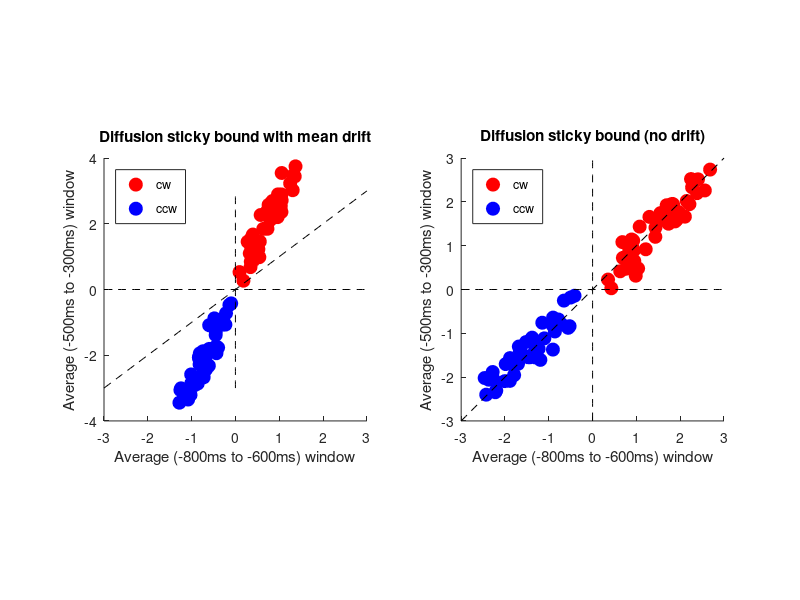

MATLAB code for this plot: (Note: this script raises an error after producing the figure.)
clear all; close all; clc;
% ==> directories
dataPath     = strcat('/home/thomas/Desktop/UTAustin/Goris/pfc_code/pfc_data');
drc = '../data/';

%% ==> accumulation bound panel

% ==> parameters ~~~~~~~~~~~~~~~~~~~~~~~~~~~~~~~~~~~~~~~~~~~~~~~~~~~~~~~~~~~~~~~

% => number of simulated trials
N = 500;
% => number of simulated timepoints
tm = 200;
% ==> bound
bnd = 10;

% ==> timepoints (like the one for Monkey F and session 1 in the physiology data)
t = linspace(-795,-45,200);

% get indices of timepoints closest to -500 and -300 ms
[~,il] = min(abs(t + 500)); %-500
[~,iu] = min(abs(t + 300)); %-300
% get indices of timepoints closest to -800 and -600 ms
[~,il2] = min(abs(t + 800)); %-800
[~,iu2] = min(abs(t + 600)); %-600

% ~~~~~~~~~~~~~~~~~~~~~~~~~~~~~~~~~~~~~~~~~~~~~~~~~~~~~~~~~~~~~~~~~~~~~~~~~~~~~~


% ==> figure 
figure(3); set(gcf,'Color','w'); set(gcf, 'Position',[675 461 932 501])

% ==> factor for prior offset in cw and ccw directions
for fc = 1:0.1:5

    % ==> prior offsets
    pr_cw  =  0.5 * fc;
    pr_ccw = -0.5 * fc;

    % ==> Gaussian random walk
    sens  = randn(N,tm);
    % ==> cummulative sum over time
    csens = cumsum(sens,2);

    % ==> csens with bound - two cases: with ccw prior or with cw prior offsets
    csensb_cw =  csens + pr_cw;
    csensb_ccw = csens + pr_ccw;

    % ==> set DV values for timepoints over trials that reach or exceed a bound
    % to the bound value (stickiness)
    % ==> cw prior ctx
    csensb_cw(csensb_cw >=  bnd) =  bnd;
    csensb_cw(csensb_cw <= -bnd) = -bnd;
    % ==> ccw prior ctx
    csensb_ccw(csensb_ccw >=  bnd) =  bnd;
    csensb_ccw(csensb_ccw <= -bnd) = -bnd;

    % ==> once a bnd has been reached at time t for a given trial, set the remaining DV values
    % starting from t+1 to the bound for that trial
    % ==> cw cases
    for i = 1:N
        bidx = find(csensb_cw(i,:) >=  bnd, 1, 'first');
        % => set to bound
        if ~isempty(bidx)
            csensb_cw(i,bidx:end) = bnd;
        end
    end
    for i = 1:N
        bidx = find(csensb_cw(i,:) <=  -bnd);
        bidx = min(bidx);
        % => set to bound
        if ~isempty(bidx)
            csensb_cw(i,bidx:end) = -bnd;
        end
    end
    % ==> ccw context cases
    for i = 1:N
        bidx = find(csensb_ccw(i,:) >=  bnd, 1, 'first');
        % => set to bound
        if ~isempty(bidx)
            csensb_ccw(i,bidx:end) = bnd;
        end
    end
    for i = 1:N
        bidx = find(csensb_ccw(i,:) <=  -bnd);
        bidx = min(bidx);
        % => set to bound
        if ~isempty(bidx)
            csensb_ccw(i,bidx:end) = -bnd;
        end
    end

    % figure(1); set(gcf,'Color','w'); set(gcf,'Position',[124 717 1682 245]);
    % subplot(1,5,1); 
    % hold on; hold all;
    % plot((csens + pr_cw)', 'color', [1,0.5,0.5,0.5]);     ylim([-bnd - 10, bnd + 10]);
    % plot(1:t,repmat( bnd,tm), 'r--', 'linewidth', 4);
    % plot(1:t,repmat(-bnd,tm), 'b--', 'linewidth', 4);
    % title('cw prior ctx')
    % subplot(1,5,2); 
    % hold on; hold all;
    % plot((csens + pr_ccw)', 'color', [0.5,0.5,1,0.5]);     ylim([-bnd - 10, bnd + 10]);
    % plot(1:t,repmat( bnd,tm), 'r--', 'linewidth', 4);
    % plot(1:t,repmat(-bnd,tm), 'b--', 'linewidth', 4);
    % title('ccw prior ctx')
    %  
    % subplot(1,5,3); 
    % hold on; hold all;
    % plot(1:t,repmat( bnd,tm), 'r--', 'linewidth', 4);
    % plot(1:t,repmat(-bnd,tm), 'b--', 'linewidth', 4);
    % plot(csensb_cw', 'color', [1,0.5,0.5,0.5]);     ylim([-bnd - 10, bnd + 10]);
    % title('cw prior ctx')
    % subplot(1,5,4); 
    % hold on; hold all;
    % plot(1:t,repmat( bnd,tm), 'r--', 'linewidth', 4);
    % plot(1:t,repmat(-bnd,tm), 'b--', 'linewidth', 4);
    % plot(csensb_ccw', 'color', [0.5,0.5,1,0.5]);     ylim([-bnd - 10, bnd + 10]);
    % title('ccw prior ctx')
    % 
    % subplot(1,5,5);
    % plot(mean(csensb_cw,1),'linewidth',1, 'color',  [1,0.5,0.5,0.5]);
    % hold on; hold all;
    % plot(mean(csensb_ccw,1),'linewidth',1, 'color', [0.5,0.5,1,0.5]);
    % ylabel('Average signed DV (acc. bound)')
    % xlabel('Time')
    % title('Average over trials')

    % ~~~~~~~~~~~~~~~~~~~~~~~~~~~~~~~~~~~~~~~~~~~~~~~~~~~~~~~~~~~~~~~~~~~~~~~~~~~~~~~~~~~~~~~~
    %==> case with a bias that grows linearly with t (mean drift)

    pr_cw_d =   fc*(0:(tm-1))/(0.5*tm);
    pr_ccw_d = -fc*(0:(tm-1))/(0.5*tm);

    % ==> csens with bound - two cases: with ccw prior or with cw prior
    csensb_cw_d =  csens + repmat(pr_cw_d, [N,1]);
    csensb_ccw_d = csens + repmat(pr_ccw_d,[N,1]);

    % ==> set DV values for timepoints over trials that reach or exceed a bound
    % to the bound value.
    % ==> cw prior ctx
    csensb_cw_d(csensb_cw_d >=  bnd) =  bnd;
    csensb_cw_d(csensb_cw_d <= -bnd) = -bnd;
    % ==> ccw prior ctx
    csensb_ccw_d(csensb_ccw_d >=  bnd) =  bnd;
    csensb_ccw_d(csensb_ccw_d <= -bnd) = -bnd;

    % ==> once a bnd has been reached at time t for a given trial, set the remaining DV values
    % starting from t+1 to the bound for that trial
    % ==> cw cases
    % ==> once a bnd has been reached at time t for a given trial, set the remaining DV values
    % starting from t+1 to the bound for that trial
    % ==> cw cases
    for i = 1:N
        bidx = find(csensb_cw_d(i,:) >=  bnd, 1, 'first');
        % => set to bound
        if ~isempty(bidx)
            csensb_cw_d(i,bidx:end) = bnd;
        end
    end
    for i = 1:N
        bidx = find(csensb_cw_d(i,:) <=  -bnd);
        bidx = min(bidx);
        % => set to bound
        if ~isempty(bidx)
            csensb_cw_d(i,bidx:end) = -bnd;
        end
    end
    % ==> ccw context cases
    for i = 1:N
        bidx = find(csensb_ccw_d(i,:) >=  bnd, 1, 'first');
        % => set to bound
        if ~isempty(bidx)
            csensb_ccw_d(i,bidx:end) = bnd;
        end
    end
    for i = 1:N
        bidx = find(csensb_ccw_d(i,:) <=  -bnd);
        bidx = min(bidx);
        % => set to bound
        if ~isempty(bidx)
            csensb_ccw_d(i,bidx:end) = -bnd;
        end
    end

    % figure(2); set(gcf,'Color','w'); set(gcf,'Position',[124 717 1682 245]);
    % subplot(1,5,1); 
    % hold on; hold all;
    % plot((csens + repmat(pr_cw_d, [N,1]))', 'color', [1,0.5,0.5,0.5]);     ylim([-bnd - 10, bnd + 10]);
    % plot(1:t,repmat( bnd,tm), 'r--', 'linewidth', 4);
    % plot(1:t,repmat(-bnd,tm), 'b--', 'linewidth', 4);
    % title('cw prior ctx')
    % subplot(1,5,2); 
    % hold on; hold all;
    % plot((csens + repmat(pr_ccw_d, [N,1]))', 'color', [0.5,0.5,1,0.5]);     ylim([-bnd - 10, bnd + 10]);
    % plot(1:t,repmat( bnd,tm), 'r--', 'linewidth', 4);
    % plot(1:t,repmat(-bnd,tm), 'b--', 'linewidth', 4);
    % title('ccw prior ctx')
    %  
    % subplot(1,5,3); 
    % hold on; hold all;
    % plot(1:t,repmat( bnd,tm), 'r--', 'linewidth', 4);
    % plot(1:t,repmat(-bnd,tm), 'b--', 'linewidth', 4);
    % plot(csensb_cw_d', 'color', [1,0.5,0.5,0.5]);     ylim([-bnd - 10, bnd + 10]);
    % title('cw prior ctx')
    % subplot(1,5,4); 
    % hold on; hold all;
    % plot(1:t,repmat( bnd,tm), 'r--', 'linewidth', 4);
    % plot(1:t,repmat(-bnd,tm), 'b--', 'linewidth', 4);
    % plot(csensb_ccw_d', 'color', [0.5,0.5,1,0.5]);     ylim([-bnd - 10, bnd + 10]);
    % title('ccw prior ctx')
    % 
    % subplot(1,5,5);
    % plot(mean(csensb_cw_d,1),'linewidth',1, 'color',  [1,0.5,0.5,0.5]);
    % hold on; hold all;
    % plot(mean(csensb_ccw_d,1),'linewidth',1, 'color', [0.5,0.5,1,0.5]);
    % ylabel('Average signed DV (acc. bound)')
    % xlabel('Time')
    % title('Average over trials')

    % ==> drifting prior expectation
    % => time window 1
    csensb_ccw_d_mu =  mean(mean(csensb_ccw_d(:,il:iu),1),2);
    csensb_cw_d_mu  =  mean(mean(csensb_cw_d(:, il:iu),1),2);
    % => time window 2
    csensb_ccw_d_mu2 = mean(mean(csensb_ccw_d(:,il2:iu2),1),2);
    csensb_cw_d_mu2  = mean(mean(csensb_cw_d(:, il2:iu2),1),2);

    % ==> fixed prior expectation
    % => time window 1
    csensb_ccw_mu =  mean(mean(csensb_ccw(:,il:iu),1),2);
    csensb_cw_mu  =  mean(mean(csensb_cw(:, il:iu),1),2);
    % => time window 2
    csensb_ccw_mu2 = mean(mean(csensb_ccw(:,il2:iu2),1),2);
    csensb_cw_mu2  = mean(mean(csensb_cw(:, il2:iu2),1),2);

    subplot(1,2,1);
    hold on; hold all;
    % scatter(csensb_cw_d_mu2 - csensb_ccw_d_mu2, csensb_cw_d_mu - csensb_ccw_d_mu,  90, 'ko'); %,'markerfacecolor', 'b', 'markeredgecolor', 'b')
    scatter(csensb_cw_d_mu2,  csensb_cw_d_mu,     90, 'o','markerfacecolor', 'r', 'markeredgecolor', 'r')
    scatter(csensb_ccw_d_mu2,  csensb_ccw_d_mu,   90, 'o','markerfacecolor', 'b', 'markeredgecolor', 'b')
    axis equal;
    subplot(1,2,2);
    hold on; hold all;
    % scatter(csensb_cw_mu2 - csensb_ccw_mu2,     csensb_cw_mu - csensb_ccw_mu, 90,  'ko'); %,'markerfacecolor', 'b', 'markeredgecolor', 'b')
    scatter(csensb_cw_mu2,    csensb_cw_mu,    90,  'o','markerfacecolor', 'r', 'markeredgecolor', 'r')
    scatter(csensb_ccw_mu2,    csensb_ccw_mu,  90,  'o','markerfacecolor', 'b', 'markeredgecolor', 'b')
    axis equal;

    fprintf('completed plotting for prior offset factor %d...\n',fc)

end

subplot(1,2,1);
hold on; hold all;
plot(-3:0.1:3,-3:0.1:3,'k--')
plot(-3:0.1:3,zeros([1,length(-3:0.1:3)]),'k--')
plot(zeros([1,length(-3:0.1:3)]),-3:0.1:3,'k--')
axis equal; axis square;
xlabel('Average (-800ms to -600ms) window')
ylabel('Average (-500ms to -300ms) window')
legend('cw', 'ccw', 'Location', 'NorthWest')
title('Diffusion sticky bound with mean drift')
drawnow;

subplot(1,2,2);
hold on; hold all;
plot(-3:0.1:3,-3:0.1:3,'k--')
plot(-3:0.1:3,zeros([1,length(-3:0.1:3)]),'k--')
plot(zeros([1,length(-3:0.1:3)]),-3:0.1:3,'k--')
axis equal; axis square;
xlabel('Average (-800ms to -600ms) window')
ylabel('Average (-500ms to -300ms) window')
legend('cw', 'ccw', 'Location', 'NorthWest')
title('Diffusion sticky bound (no drift)')
drawnow;

%%
close all; clc;

figure(); set(gcf,'Color','w');

% => cw cases
Fmu_cw_lo = nan(13,2);
Fmu_cw_hi = nan(13,2);

Jmu_cw_lo = nan(16,2);
Jmu_cw_hi = nan(16,2);

% => ccw cases
Fmu_ccw_lo = nan(13,2);
Fmu_ccw_hi = nan(13,2);

Jmu_ccw_lo = nan(16,2);
Jmu_ccw_hi = nan(16,2);

% ==> for storing all neutral DV trajectories
% => cw cases
F_cw_lo = nan(13,200);
F_cw_hi = nan(13,200);
J_cw_lo = nan(16,200);
J_cw_hi = nan(16,200);

% => ccw cases
F_ccw_lo = nan(13,200);
F_ccw_hi = nan(13,200);
J_ccw_lo = nan(16,200);
J_ccw_hi = nan(16,200);

% ==> store individual trial values
% ==> context cw (ctx == 1)
vcwlosF = [];
% ==> context ccw (ctx == 1)
vccwlosF = [];    
% ==> context cw (ctx == 1)
vcwhisF = [];
% ==> context ccw (ctx == 1)
vccwhisF = [];     

% ==> store individual trial values
% ==> context cw (ctx == 1)
vcwlosJ = [];
% ==> context ccw (ctx == 1)
vccwlosJ = [];    
% ==> context cw (ctx == 1)
vcwhisJ = [];
% ==> context ccw (ctx == 1)
vccwhisJ = [];     

% ==> store raw DV averages
J_cw_lo_raw_DVs = [];
J_cw_hi_raw_DVs = [];
J_ccw_lo_raw_DVs = [];
J_ccw_hi_raw_DVs = [];

% ==> store raw DV averages
F_cw_lo_raw_DVs = [];
F_cw_hi_raw_DVs = [];
F_ccw_lo_raw_DVs = [];
F_ccw_hi_raw_DVs = [];

% ==> what is the session
for iSfln = 1:29 

    % ~~~~~~~~~~~~~~~~~~~~~~~~~~~~~~~~~~~~~~~~~~~~~~~~~~~~~~~~~~~~~~~~~~~~~~~~~~~~~~~~~~~~~
    % params: matrix with the model parameters [trial x parameter]
    params = load([drc,'trial_DV_params_iS_',num2str(iSfln),'.mat']);
    params = params.ps_cat;
    fprintf('Finished loading matrix with the model parameters for iS = %d... \n',iSfln)
    % ~~~~~~~~~~~~~~~~~~~~~~~~~~~~~~~~~~~~~~~~~~~~~~~~~~~~~~~~~~~~~~~~~~~~~~~~~~~~~~~~~~~~~

    % ~~~~~~~~~~~~~~~~~~~~~~~~~~~~~~~~~~~~~~~~~~~~~~~~~~~~~~~~~~~~~~~~~~~~~~~~~~~~~~~~~~~~~
    % dvs are model predicted DV trajectories [trial x time] (Category DVs)
    dvs = load([drc,'trial_DV_traj_iS_',num2str(iSfln),'.mat']);
    dvs = dvs.dv_cat;
    fprintf('Finished loading model predicted DV trajectories (Categorical DVs) for iS = %d... \n',iSfln)
    % ~~~~~~~~~~~~~~~~~~~~~~~~~~~~~~~~~~~~~~~~~~~~~~~~~~~~~~~~~~~~~~~~~~~~~~~~~~~~~~~~~~~~~

    % ==> load session data
    if iSfln > 9
        load([dataPath,'/dataSet_',num2str(iSfln),'.mat']);
    elseif iSfln <= 9
        load([dataPath,'/dataSet_0',num2str(iSfln),'.mat']);
    end
    timeSac = S.dec.timeSac;
    % Set time boundaries
    fitTimeSacBegin = -800;  % in ms, relative to saccade onset
    fitTimeSacEnd   = -50;
    [~, sacBegin] = min(abs(timeSac - fitTimeSacBegin));
    [~, sacEnd]   = min(abs(timeSac - fitTimeSacEnd));

    % time intervals
    t = linspace(timeSac(sacBegin),timeSac(sacEnd),size(dvs,2));

    % ==> note: the t range is different for F and JP
    % => for F the range is   -795 -> -45
    % => for JP the range is  -790 -> -40
    
    % get indices of timepoints closest to -500 and -300 ms
    [~,il] = min(abs(t + 500)); %-500
    [~,iu] = min(abs(t + 300)); %-300
    % get indices of timepoints closest to -800 and -600 ms
    [~,il2] = min(abs(t + 800)); %-800
    [~,iu2] = min(abs(t + 600)); %-600

    % ==> choice
    cho = S.beh.choiceCat;
    % ==> context, contrast, orientation indicator variables
    ctx = S.exp.taskContext; ctr = S.exp.stimContrast; ori = S.exp.stimOriDeg;
    % x axis is orientation (the values differ for FN and JP!). Use unique values
    or = unique(ori)'; cx = unique(ctx)'; cr = unique(ctr)';
    
    % indices
    idxcwlo =  (ori == 0) & (ctx == cx(2)) & (ctr == cr(1));
    idxccwlo = (ori == 0) & (ctx == cx(1)) & (ctr == cr(1));
    
    idxcwhi =  (ori == 0) & (ctx == cx(2)) & (ctr == cr(2));
    idxccwhi = (ori == 0) & (ctx == cx(1)) & (ctr == cr(2));    
    
    % ==> context cw (ctx == 1)
    vcwlo = dvs(idxcwlo,:);
    % ==> context ccw (ctx == 1)
    vccwlo = dvs(idxccwlo,:);    
    % ==> context cw (ctx == 1)
    vcwhi = dvs(idxcwhi,:);
    % ==> context ccw (ctx == 1)
    vccwhi = dvs(idxccwhi,:);                   
    
    % ==> true dcCalAll (raw) values
    dvs_raw = S.dec.dvCatAll;
    
    
    subplot(5,6,iSfln);
    hold on; hold all;    
    plot(t,mean(vcwlo,1),  'r:');
    plot(t,mean(vccwlo,1), 'b:');
    plot(t,mean(vcwhi,1),  'r-');
    plot(t,mean(vccwhi,1), 'b-');    
    ylim([-1,1]);
    drawnow;

    % => if Monkey F
    if iSfln <= 13
        % ==> store averages in two time windows
        % => lo contrast       
        Fmu_cw_lo(iSfln,:) = [mean(mean(vcwlo(:,il2:iu2),1),2), mean(mean(vcwlo(:,il:iu),1),2)];
        % => hi contrast
        Fmu_cw_hi(iSfln,:) = [mean(mean(vcwhi(:,il2:iu2),1),2), mean(mean(vcwhi(:,il:iu),1),2)];        
        % => lo contrast
        Fmu_ccw_lo(iSfln,:) = [mean(mean(vccwlo(:,il2:iu2),1),2), mean(mean(vccwlo(:,il:iu),1),2)];
        % => hi contrast
        Fmu_ccw_hi(iSfln,:) = [mean(mean(vccwhi(:,il2:iu2),1),2), mean(mean(vccwhi(:,il:iu),1),2)];    
        
        % ==> store average DV trajectories        
        F_cw_lo(iSfln,:) = mean(vcwlo,1);    
        F_cw_hi(iSfln,:) = mean(vcwhi,1);  
        F_ccw_lo(iSfln,:) = mean(vccwlo,1);    
        F_ccw_hi(iSfln,:) = mean(vccwhi,1);  
        
        % ==> store averages of raw DVs 
        F_cw_lo_raw_DVs(iSfln,:)  = mean(dvs_raw(idxcwlo,:),1);
        F_cw_hi_raw_DVs(iSfln,:)  = mean(dvs_raw(idxcwhi,:),1);
        F_ccw_lo_raw_DVs(iSfln,:) = mean(dvs_raw(idxccwlo,:),1);
        F_ccw_hi_raw_DVs(iSfln,:) = mean(dvs_raw(idxccwhi,:),1);        
        
        % ==> store all single trial dvs
        vcwlosF  = [vcwlosF; vcwlo];
        vccwlosF = [vccwlosF; vccwlo]; 
        vcwhisF  = [vcwhisF; vcwhi];
        vccwhisF = [vccwhisF; vccwhi];      
        
    % => if Monkey J    
    elseif iSfln >= 14
        % ==> store averages in two time windows        
        % => lo contrast
        Jmu_cw_lo(iSfln -13,:) = [mean(mean(vcwlo(:,il2:iu2),1),2), mean(mean(vcwlo(:,il:iu),1),2)];
        % => hi contrast
        Jmu_cw_hi(iSfln -13,:) = [mean(mean(vcwhi(:,il2:iu2),1),2), mean(mean(vcwhi(:,il:iu),1),2)];        
        % => lo contrast
        Jmu_ccw_lo(iSfln -13,:) = [mean(mean(vccwlo(:,il2:iu2),1),2), mean(mean(vccwlo(:,il:iu),1),2)];
        % => hi contrast
        Jmu_ccw_hi(iSfln -13,:) = [mean(mean(vccwhi(:,il2:iu2),1),2), mean(mean(vccwhi(:,il:iu),1),2)];      
        
        % ==> store average DV trajectories (model fits)       
        J_cw_lo(iSfln  -13,:) = mean(vcwlo,1);    
        J_cw_hi(iSfln  -13,:) = mean(vcwhi,1);  
        J_ccw_lo(iSfln -13,:) = mean(vccwlo,1);    
        J_ccw_hi(iSfln -13,:) = mean(vccwhi,1);    
        
        % ==> store averages of raw DVs 
        J_cw_lo_raw_DVs(iSfln  -13,:) = mean(dvs_raw(idxcwlo,:),1);
        J_cw_hi_raw_DVs(iSfln  -13,:) = mean(dvs_raw(idxcwhi,:),1);
        J_ccw_lo_raw_DVs(iSfln  -13,:) = mean(dvs_raw(idxccwlo,:),1);
        J_ccw_hi_raw_DVs(iSfln  -13,:) = mean(dvs_raw(idxccwhi,:),1);
        
        % ==> store all single trial dvs (model fits)
        vcwlosJ  = [vcwlosJ; vcwlo];
        vccwlosJ = [vccwlosJ; vccwlo]; 
        vcwhisJ  = [vcwhisJ; vcwhi];
        vccwhisJ = [vccwhisJ; vccwhi];      
        
    end    
end

%% ==> barplots for F3
close all; clc;

% ==> all CW offset values for vertical stimulus - across hi and lo contrasts
cwsF  = [vcwlosF; vcwhisF];   cwsF  = cwsF(:,1);
% ==> all CCW offset values for vertical stimulus - across hi and lo contrasts
ccwsF = [vccwlosF; vccwhisF]; ccwsF = ccwsF(:,1);

% ==> edges
edgs = -1.5:0.1:1.5;

fg = figure(); set(fg,'color','white'); set(fg, 'Position',[675 421 660 541])
subplot(2,2,1);
histogram(cwsF,edgs,'facecolor',[0.15,0.75,0.5]); hold on; hold all;
title('Animal F: cw prior context')
xlabel('Signed DV initial offset')
ylabel('Frequency')
drawnow;
subplot(2,2,2);
histogram(ccwsF,edgs,'facecolor',[0.15,0.75,0.5]); hold on; hold all;
title('Animal F: ccw prior context')
xlabel('Signed DV initial offset')
ylabel('Frequency')
drawnow;

% ==> all CW offset values for vertical stimulus - across hi and lo contrasts
cwsJ  = [vcwlosJ; vcwhisJ];   cwsJ  = cwsJ(:,1);
% ==> all CCW offset values for vertical stimulus - across hi and lo contrasts
ccwsJ = [vccwlosJ; vccwhisJ]; ccwsJ = ccwsJ(:,1);
 
subplot(2,2,3);
histogram(cwsJ,edgs,'facecolor',[1,0.5,0]); hold on; hold all;
title('Animal J: cw prior context')
xlabel('Signed DV initial offset')
ylabel('Frequency')
drawnow;
subplot(2,2,4);
histogram(ccwsJ,edgs,'facecolor',[1,0.5,0]); hold on; hold all;
title('Animal J: ccw prior context')
xlabel('Signed DV initial offset')
ylabel('Frequency')
drawnow;

% ==> 
% ==> signrank wilcoxon test
[p_cwJ,~]  = signrank(cwsJ);
[p_ccwJ,~] = signrank(ccwsJ);

[p_cwF,~]  = signrank(cwsF);
[p_ccwF,~] = signrank(ccwsF);

fprintf('Wilcoxon test p values evaluating initial offsets in the vertical stimulus condition...\n')
fprintf('Wilcoxon test for animal F cw cases, p = %d...\n', p_cwF)
fprintf('Wilcoxon test for animal F ccw cases, p = %d...\n', p_ccwF)


fprintf('Wilcoxon test for animal J cw cases, p = %d...\n', p_cwJ)
fprintf('Wilcoxon test for animal J ccw cases, p = %d...\n', p_ccwJ)
 
 
%%
% close all; clc;

figure(); set(gcf,'Color','w'); set(gcf,'Position',[86 490 1834 472]);
subplot(1,3,1);
hold on; hold all;
% => monkey F
s1 = scatter(Fmu_cw_lo(:,1), Fmu_cw_lo(:,2),  90, 'o','markerfacecolor', [0.15,0.75,0.5], 'markeredgecolor', 'r', 'MarkerFaceAlpha',.3,'MarkerEdgeAlpha',1);
s2 = scatter(Fmu_ccw_lo(:,1),Fmu_ccw_lo(:,2), 90, 'o','markerfacecolor', [0.15,0.75,0.5], 'markeredgecolor', 'b', 'MarkerFaceAlpha',.3,'MarkerEdgeAlpha',1);
s3 = scatter(Fmu_cw_hi(:,1), Fmu_cw_hi(:,2),  90, 'o','markerfacecolor', [0.15,0.75,0.5], 'markeredgecolor', 'r');
s4 = scatter(Fmu_ccw_hi(:,1),Fmu_ccw_hi(:,2), 90, 'o','markerfacecolor', [0.15,0.75,0.5], 'markeredgecolor', 'b');
% => monkey J
s5 = scatter(Jmu_cw_lo(:,1), Jmu_cw_lo(:,2),  90, 'o','markerfacecolor', [1,0.5,0], 'markeredgecolor', 'r', 'MarkerFaceAlpha',.3,'MarkerEdgeAlpha',1);
s6 = scatter(Jmu_ccw_lo(:,1),Jmu_ccw_lo(:,2), 90, 'o','markerfacecolor', [1,0.5,0], 'markeredgecolor', 'b', 'MarkerFaceAlpha',.3,'MarkerEdgeAlpha',1);
s7 = scatter(Jmu_cw_hi(:,1), Jmu_cw_hi(:,2),  90, 'o','markerfacecolor', [1,0.5,0], 'markeredgecolor', 'r');
s8 = scatter(Jmu_ccw_hi(:,1),Jmu_ccw_hi(:,2), 90, 'o','markerfacecolor', [1,0.5,0], 'markeredgecolor', 'b');
hold on; hold all
plot(-0.6:0.1:0.6,-0.6:0.1:0.6,'k--')
plot(-0.6:0.1:0.6,zeros([1,length(-0.6:0.1:0.6)]),'k--')
plot(zeros([1,length(-0.6:0.1:0.6)]),-0.6:0.1:0.6,'k--')
axis equal; axis square;
xlabel('Average (-800ms to -600ms) window')
ylabel('Average (-500ms to -300ms) window')
legend([s1,s2,s3,s4,s5,s6,s7,s8], 'Monkey F cw low contrast','Monkey F ccw low contrast','Monkey F cw high contrast','Monkey F ccw high contrast', ...
                                  'Monkey J cw low contrast','Monkey J ccw low contrast','Monkey J cw high contrast','Monkey J ccw high contrast',... 
                                 'Location','SouthEast')

subplot(1,3,2);
hold on; hold all;
p1 = plot(linspace(-790,-40,200), mean(J_cw_lo,1), 'color', [1,0,0,0.35],  'linewidth',8);
p2 = plot(linspace(-790,-40,200), mean(J_cw_hi,1), 'r-',  'linewidth',4);
p3 = plot(linspace(-790,-40,200), mean(J_ccw_lo,1), 'color', [0,0,1,0.35], 'linewidth',8);
p4 = plot(linspace(-790,-40,200), mean(J_ccw_hi,1), 'b-', 'linewidth',4);
% => time windows
plot(repmat(-800,[20,1]),linspace(-0.2,0.2,20),'k--')
plot(repmat(-600,[20,1]),linspace(-0.2,0.2,20),'k--')

plot(repmat(-500,[20,1]),linspace(-0.2,0.2,20),'k:')
plot(repmat(-300,[20,1]),linspace(-0.2,0.2,20),'k:')
xlim([-840,-30])
title('Monkey J');
xlabel('Time');
ylabel('Signed DV average (vertical stimulus)');
legend([p1,p2,p3,p4],'cw context, low contrast', 'cw context high contrast', ...
                     'ccw context, low contrast', 'ccw context, high contrast');

subplot(1,3,3);
hold on; hold all;
p1 = plot(linspace(-795,-45,200), mean(F_cw_lo,1), 'color', [1,0,0,0.35],  'linewidth',8);
p2 = plot(linspace(-795,-45,200), mean(F_cw_hi,1), 'r-',  'linewidth',4);
p3 = plot(linspace(-795,-45,200), mean(F_ccw_lo,1), 'color', [0,0,1,0.35], 'linewidth',8);
p4 = plot(linspace(-795,-45,200), mean(F_ccw_hi,1), 'b-', 'linewidth',4);
% => time windows
plot(repmat(-800,[20,1]),linspace(-0.2,0.2,20),'k--')
plot(repmat(-600,[20,1]),linspace(-0.2,0.2,20),'k--')

plot(repmat(-500,[20,1]),linspace(-0.2,0.2,20),'k:')
plot(repmat(-300,[20,1]),linspace(-0.2,0.2,20),'k:')
xlim([-840,-30])
title('Monkey F');
xlabel('Time');
ylabel('Signed DV average (vertical stimulus)');
legend([p1,p2,p3,p4],'cw context, low contrast', 'cw context high contrast', ...
                     'ccw context, low contrast', 'ccw context, high contrast');


%% ==> just DV graphs for low contrast

figure();  set(gcf,'Color','w'); set(gcf, 'Position',[675 553 963 409])
subplot(1,2,1);
hold on; hold all;
p1 = plot(linspace(-790,-40,200), mean(J_cw_lo,1), 'color', [1,0,0,0.35],  'linewidth',8);
p3 = plot(linspace(-790,-40,200), mean(J_ccw_lo,1), 'color', [0,0,1,0.35], 'linewidth',8);
% ==> timeSac(16) == -790 and timeSac(31) == -40
p4 = plot(timeSac(16:31), mean(J_cw_lo_raw_DVs(:,16:31),1), 'o', 'color', [1,0,0,0.35]);
p5 = plot(timeSac(16:31), mean(J_ccw_lo_raw_DVs(:,16:31),1), 'o', 'color', [0,0,1,0.35], 'linewidth',1);
% => time windows
plot(repmat(-800,[20,1]),linspace(-0.2,0.2,20),'k--')
plot(repmat(-600,[20,1]),linspace(-0.2,0.2,20),'k--')

plot(repmat(-500,[20,1]),linspace(-0.2,0.2,20),'k:')
plot(repmat(-300,[20,1]),linspace(-0.2,0.2,20),'k:')
xlim([-840,-30])
title('Monkey J');
xlabel('Time');
ylabel('Signed DV average (vertical stimulus)');
% legend([p1,p3],'cw context, low contrast', ...
%                'ccw context, low contrast');

subplot(1,2,2);
hold on; hold all;
p1 = plot(linspace(-795,-45,200), mean(F_cw_lo,1), 'color', [1,0,0,0.35],  'linewidth',8);
p3 = plot(linspace(-795,-45,200), mean(F_ccw_lo,1), 'color', [0,0,1,0.35], 'linewidth',8);
% ==> timeSac(16) == -790 and timeSac(31) == -40
p4 = plot(timeSac(16:31), mean(F_cw_lo_raw_DVs(:,16:31),1), 'o', 'color', [1,0,0,0.35]);
p5 = plot(timeSac(16:31), mean(F_ccw_lo_raw_DVs(:,16:31),1), 'o', 'color', [0,0,1,0.35], 'linewidth',1);
% => time windows
plot(repmat(-800,[20,1]),linspace(-0.2,0.2,20),'k--')
plot(repmat(-600,[20,1]),linspace(-0.2,0.2,20),'k--')

plot(repmat(-500,[20,1]),linspace(-0.2,0.2,20),'k:')
plot(repmat(-300,[20,1]),linspace(-0.2,0.2,20),'k:')
xlim([-840,-30])
title('Monkey F');
xlabel('Time');
ylabel('Signed DV average (vertical stimulus)');
legend([p1,p3],'cw context, low contrast', ...
               'ccw context, low contrast');
                 
%% ==> just seprate out by monkey

figure(); set(gcf,'Color','w'); set(gcf,'Position',[178 358 1325 604]);
subplot(1,2,1);
hold on; hold all;
% => monkey F
s1 = scatter(Fmu_cw_lo(:,1), Fmu_cw_lo(:,2),  140, 'o','markerfacecolor', [0.15,0.75,0.5], 'markeredgecolor', 'r', 'MarkerFaceAlpha',.3,'MarkerEdgeAlpha',1);
s2 = scatter(Fmu_ccw_lo(:,1),Fmu_ccw_lo(:,2), 140, 'o','markerfacecolor', [0.15,0.75,0.5], 'markeredgecolor', 'b', 'MarkerFaceAlpha',.3,'MarkerEdgeAlpha',1);
s3 = scatter(Fmu_cw_hi(:,1), Fmu_cw_hi(:,2),  140, 'o','markerfacecolor', [0.15,0.75,0.5], 'markeredgecolor', 'r');
s4 = scatter(Fmu_ccw_hi(:,1),Fmu_ccw_hi(:,2), 140, 'o','markerfacecolor', [0.15,0.75,0.5], 'markeredgecolor', 'b');
% ==> lines
plot(-0.6:0.1:0.6,-0.6:0.1:0.6,'k--')
plot(-0.6:0.1:0.6,zeros([1,length(-0.6:0.1:0.6)]),'k--')
plot(zeros([1,length(-0.6:0.1:0.6)]),-0.6:0.1:0.6,'k--')
axis equal; axis square;
xlabel('Average (-800ms to -600ms) window');
ylabel('Average (-500ms to -300ms) window');
legend([s1,s2,s3,s4],'cw low contrast','ccw low contrast','cw high contrast','ccw high contrast','Location','SouthEast')
title('Monkey F');

subplot(1,2,2);
hold on; hold all;
% => monkey J
s1 = scatter(Jmu_cw_lo(:,1), Jmu_cw_lo(:,2),  140, 'o','markerfacecolor', [1,0.5,0], 'markeredgecolor', 'r', 'MarkerFaceAlpha',.3,'MarkerEdgeAlpha',1);
s2 = scatter(Jmu_ccw_lo(:,1),Jmu_ccw_lo(:,2), 140, 'o','markerfacecolor', [1,0.5,0], 'markeredgecolor', 'b', 'MarkerFaceAlpha',.3,'MarkerEdgeAlpha',1);
s3 = scatter(Jmu_cw_hi(:,1), Jmu_cw_hi(:,2),  140, 'o','markerfacecolor', [1,0.5,0], 'markeredgecolor', 'r');
s4 = scatter(Jmu_ccw_hi(:,1),Jmu_ccw_hi(:,2), 140, 'o','markerfacecolor', [1,0.5,0], 'markeredgecolor', 'b');
% ==> lines
plot(-0.6:0.1:0.6,-0.6:0.1:0.6,'k--')
plot(-0.6:0.1:0.6,zeros([1,length(-0.6:0.1:0.6)]),'k--')
plot(zeros([1,length(-0.6:0.1:0.6)]),-0.6:0.1:0.6,'k--')
axis equal; axis square;
xlabel('Average (-800ms to -600ms) window')
ylabel('Average (-500ms to -300ms) window')
legend([s1,s2,s3,s4],'cw low contrast','ccw low contrast','cw high contrast','ccw high contrast','Location','SouthEast')
title('Monkey J');

% text(Jmu_cw_lo(:,1)  - 0.015, Jmu_cw_lo(:,2),  string([14:29]),'fontsize',6)
% text(Jmu_ccw_lo(:,1) - 0.015,Jmu_ccw_lo(:,2), string([14:29]),'fontsize',6)
% text(Jmu_cw_hi(:,1)  - 0.015, Jmu_cw_hi(:,2),  string([14:29]),'fontsize',6)
% text(Jmu_ccw_hi(:,1) - 0.015,Jmu_ccw_hi(:,2), string([14:29]),'fontsize',6)


%% ==> just one example
% close all; clc;

% ==> raw DV averages
cw_lo_raw_DVs  = [F_cw_lo_raw_DVs;  J_cw_lo_raw_DVs];
ccw_lo_raw_DVs = [F_ccw_lo_raw_DVs; J_ccw_lo_raw_DVs];

figure(); set(gcf,'Color','w'); set(gcf, 'Position',[675 363 602 599])

iSfln = 19;

% ~~~~~~~~~~~~~~~~~~~~~~~~~~~~~~~~~~~~~~~~~~~~~~~~~~~~~~~~~~~~~~~~~~~~~~~~~~~~~~~~~~~~~
% params: matrix with the model parameters [trial x parameter]
params = load([drc,'trial_DV_params_iS_',num2str(iSfln),'.mat']);
params = params.ps_cat;
fprintf('Finished loading matrix with the model parameters for iS = %d... \n',iSfln)
% ~~~~~~~~~~~~~~~~~~~~~~~~~~~~~~~~~~~~~~~~~~~~~~~~~~~~~~~~~~~~~~~~~~~~~~~~~~~~~~~~~~~~~

% ~~~~~~~~~~~~~~~~~~~~~~~~~~~~~~~~~~~~~~~~~~~~~~~~~~~~~~~~~~~~~~~~~~~~~~~~~~~~~~~~~~~~~
% dvs are model predicted DV trajectories [trial x time] (Category DVs)
dvs = load([drc,'trial_DV_traj_iS_',num2str(iSfln),'.mat']);
dvs = dvs.dv_cat;
fprintf('Finished loading model predicted DV trajectories (Categorical DVs) for iS = %d... \n',iSfln)
% ~~~~~~~~~~~~~~~~~~~~~~~~~~~~~~~~~~~~~~~~~~~~~~~~~~~~~~~~~~~~~~~~~~~~~~~~~~~~~~~~~~~~~

% ==> load session data
if iSfln > 9
    load([dataPath,'/dataSet_',num2str(iSfln),'.mat']);
elseif iSfln <= 9
    load([dataPath,'/dataSet_0',num2str(iSfln),'.mat']);
end
timeSac = S.dec.timeSac;
% Set time boundaries
fitTimeSacBegin = -800;  % in ms, relative to saccade onset
fitTimeSacEnd   = -50;
[~, sacBegin] = min(abs(timeSac - fitTimeSacBegin));
[~, sacEnd]   = min(abs(timeSac - fitTimeSacEnd));

% time intervals
t = linspace(timeSac(sacBegin),timeSac(sacEnd),size(dvs,2));

% ==> choice
cho = S.beh.choiceCat;
% ==> context, contrast, orientation indicator variables
ctx = S.exp.taskContext; ctr = S.exp.stimContrast; ori = S.exp.stimOriDeg;

% x axis is orientation (the values differ for FN and JP!). Use unique values
or = unique(ori)'; cx = unique(ctx)'; cr = unique(ctr)';

% indices
idxcwlo =  (ori == 0) & (ctx == cx(2)) & (ctr == cr(1));
idxccwlo = (ori == 0) & (ctx == cx(1)) & (ctr == cr(1));

idxcwhi =  (ori == 0) & (ctx == cx(2)) & (ctr == cr(2));
idxccwhi = (ori == 0) & (ctx == cx(1)) & (ctr == cr(2));    

% ==> context cw (ctx == 1)
vcwlo = dvs(idxcwlo,:);
% ==> context cw (ctx == 1)
vccwlo = dvs(idxccwlo,:);

% ==> context cw (ctx == 1)
vcwhi = dvs(idxcwhi,:);
% ==> context cw (ctx == 1)
vccwhi = dvs(idxccwhi,:);    


title(['J',S.general.expDate]);
hold on; hold all;    
p1 = plot(t,mean(vcwlo,1),  'color', [1,0,0,0.5], 'linewidth',8);
p2 = plot(t,mean(vccwlo,1), 'color', [0,0,1,0.5], 'linewidth',8);
p4 = plot(timeSac(16:31), cw_lo_raw_DVs(iSfln,  16:31), 'o', 'color', [1,0,0,0.35]);
p5 = plot(timeSac(16:31), ccw_lo_raw_DVs(iSfln, 16:31), 'o', 'color', [0,0,1,0.35], 'linewidth',1);
% => time windows
xlabel('Time'); ylabel('Average Signed DV (vertical stimulus)');
ylim([-1,1]);
% => time windows
plot(repmat(-800,[20,1]),linspace(-0.8,0.8,20),'k--')
plot(repmat(-600,[20,1]),linspace(-0.8,0.8,20),'k--')
plot(repmat(-500,[20,1]),linspace(-0.8,0.8,20),'k:')
plot(repmat(-300,[20,1]),linspace(-0.8,0.8,20),'k:')
xlim([-840,-30]);

% hold on; hold all;   
% p3 = plot(t,mean(vcwhi,1),  'r-','linewidth',4);
% p4 = plot(t,mean(vccwhi,1), 'b-','linewidth',4);    

% legend([p1,p2,p3,p4],'CW prior low contrast','CCW prior low contrast', 'CW prior high contrast','CCW prior high contrast');
legend([p1,p2],'cw context, low contrast', ...
               'ccw context, low contrast');
drawnow;
    
